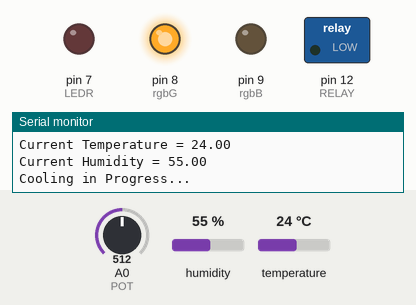
This sketch was run on a simulated Arduino Uno, built with avr-gcc and run on an emulated ATmega328P. Parts: switched loads named in the sketch (green lamp = pin HIGH), output pins drawn as LEDs (lit = HIGH), the last lines printed to the serial monitor. Inputs (shaded band) come from the test bench; at power-on: temperature 24 °C, A0 (POT) = 512, humidity 55 %.

Above: at 7.7 s.
7.8 s: temperature set to 17 °C
16.1 s: temperature set to 14 °C
At 19.0 s:
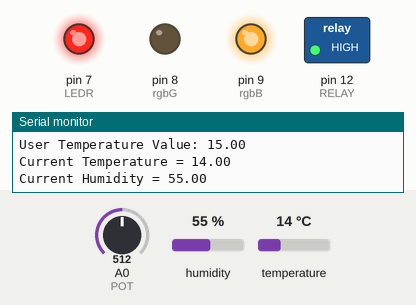
24.1 s: temperature set to 19 °C
At 27.7 s:
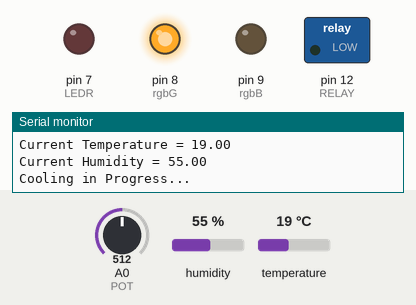
32.2 s: temperature set to 12 °C
At 35.3 s:
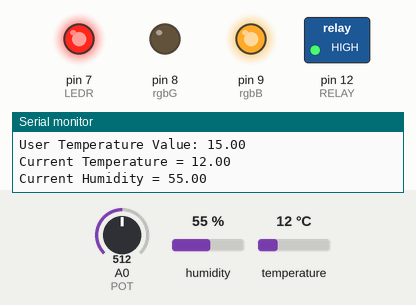
Timing chart, 0 to 40.3 s (numbered marks = the images above; inputs shaded):
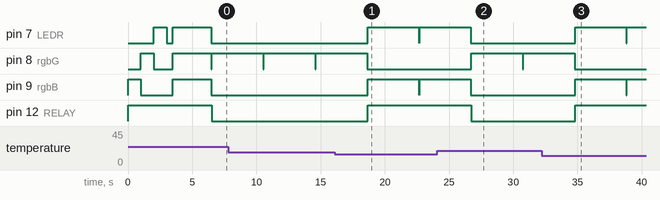

The sketch:

ThermaVault_v0.1_Code.ino
```cpp
#include "DHT.h"

const int POT = A0;
const int TEMPSENS = 10;
#define DHTTYPE DHT11
const int RELAY = 12;
const int rgbG = 8;
const int rgbB = 9;
const int LEDR = 7;

DHT currtemp(TEMPSENS, DHTTYPE);

void setup() {
  pinMode(POT, INPUT);
  pinMode(RELAY, OUTPUT);
  pinMode(rgbG, OUTPUT);
  pinMode(rgbB, OUTPUT);
  pinMode(LEDR, OUTPUT);
  digitalWrite(RELAY, HIGH);
  Serial.begin(9600);

  currtemp.begin();

  digitalWrite(rgbB, HIGH);
  delay(1000);
  digitalWrite(rgbB, LOW);
  digitalWrite(rgbG, HIGH);
  delay(1000);
  digitalWrite(rgbG, LOW);
  digitalWrite(LEDR, HIGH);
  delay(1000);
  digitalWrite(LEDR, LOW);
  delay(500);
  digitalWrite(rgbB, HIGH);
  digitalWrite(rgbG, HIGH);
  digitalWrite(LEDR, HIGH);
  delay(3000);
  digitalWrite(rgbB, LOW);
  digitalWrite(rgbG, LOW);
  digitalWrite(LEDR, LOW);
}

void loop() {
  float anvalue = analogRead(POT);
  float tempsetting = map(anvalue, 0, 1023, 0, 30);
  //Serial.print("POT Raw Value = ");
  //Serial.println(anvalue");
  Serial.print("User Temperature Value: ");
  Serial.println(tempsetting);
  float Hum = currtemp.readHumidity();
  float Temp = currtemp.readTemperature();

  if (isnan(Hum) || isnan(Temp)){
    Serial.println("Temp Sensor Failure...");
    return;
  }

  Serial.print("Current Temperature = ");
  Serial.println(Temp);
  Serial.print("Current Humidity = ");
  Serial.println(Hum);

if (tempsetting < Temp) {
  digitalWrite(RELAY, LOW);
  digitalWrite(rgbG, HIGH);
  Serial.println("Cooling in Progress...");
}
  else{
    digitalWrite(RELAY, HIGH);
    digitalWrite(rgbB, HIGH);
    digitalWrite(LEDR, HIGH);
  };
delay(4000);
digitalWrite(rgbB, LOW);
digitalWrite(rgbG, LOW);
digitalWrite(LEDR, LOW);
}
```

Measured:
- the behaviour switches between 16 and 15 °C on temperature (found by bisection; images 0 and 1)
- after the input at 16.1 s, pin 7 (LEDR), pin 9 (rgbB): LOW → HIGH after 2.6 s, → LOW 4.0 s later, → HIGH 0.03 s later; pin 8 (rgbG): goes on until 18.6 s, then stays LOW; pin 12 (RELAY): LOW → HIGH after 2.6 s
- after the input at 24.1 s, pin 7 (LEDR), pin 9 (rgbB): goes on until 26.7 s, then stays LOW; pin 8 (rgbG): LOW → HIGH after 2.6 s, → LOW 4.0 s later, → HIGH 0.03 s later; pin 12 (RELAY): HIGH → LOW after 2.6 s
- after the input at 32.2 s, pin 7 (LEDR), pin 9 (rgbB): LOW → HIGH after 2.6 s, → LOW 4.0 s later, → HIGH 0.03 s later; pin 8 (rgbG): goes on until 34.8 s, then stays LOW; pin 12 (RELAY): LOW → HIGH after 2.6 s
- by itself, pin 8 (rgbG): alternates HIGH for 4.0 s and LOW for 0.03 s
